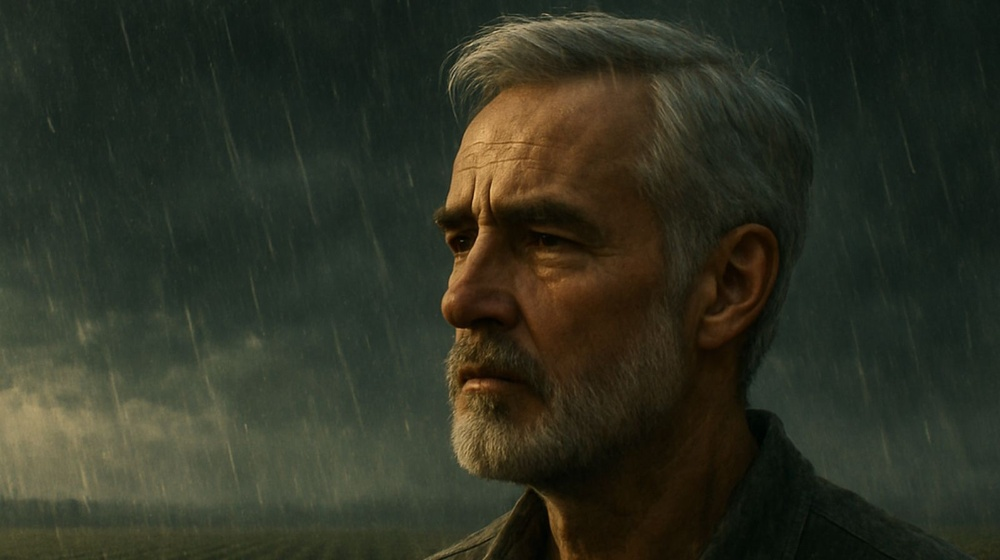
#> input picture Applied computer vision/Aula 3/sample.jpg, 1000 x 560 px, shrunk from 1600 x 896 before the run
$ python main.py
#> lines starting #> are read from the running program, lines starting #| are printed output that depends on the picture; after the words box and inside, x2 and y2 are one past the last pixel; in counts of white or black regions, pixels touching at a corner belong together; long printed decimals are rounded
### Applied computer vision/Aula 3/leitura_conversao.py
import cv2
'''
Importa a biblioteca OpenCV.

cv2 é o módulo principal para:

Leitura de imagens

Conversões de cor

Filtros

Detecção

Processamento

👉 Internamente, OpenCV trabalha com imagens como arrays NumPy.
'''
import matplotlib.pyplot as plt
'''
Importa o módulo de visualização do Matplotlib.

plt é um alias convencional.

Usamos para:

Mostrar imagem

Plotar histograma

Criar gráficos
'''


'''
Define uma função chamada load_image.

path: str é uma anotação de tipo (type hint).

Indica que path deve ser uma string.

Não obriga, mas ajuda em IDEs e organização.
'''
def load_image(path: str):
#> called with path = 'sample.jpg'
    image = cv2.imread(path)
#> image is the input picture: shape (560, 1000, 3); mean B, G, R 35.4, 49.6, 47.1
    '''
    cv2.imread() lê a imagem do disco.

    Retorna: Um array NumPy 3D → (altura, largura, canais) Ou None se falhar

    Formato retornado: (height, width, 3)

    Importante:
        OpenCV lê imagens no formato BGR, não RGB. Mas o OpenCV usa BGR por padrão.

        Isso é uma decisão histórica da biblioteca.
    '''


    if image is None:
        raise ValueError("Imagem não encontrada.")
    return image # Retorna a imagem carregada.Tipo retornado:numpy.ndarray

'''
Se a imagem não for carregada:

    cv2.imread() retorna None
    Lançamos uma exceção
    Isso evita erro silencioso

Engenharia boa prática:
    Falhar cedo e claramente.
'''

def convert_to_gray(image): # Recebe uma imagem colorida (3 canais).
    return cv2.cvtColor(image, cv2.COLOR_BGR2GRAY) #cv2.cvtColor() converte espaço de cor.

'''
COLOR_BGR2GRAY significa:

    Converter de BGR → Escala de Cinza

    O que acontece matematicamente?

Cada pixel:

    Gray = 0.299R + 0.587G + 0.114B

Resultado:

    Imagem 2D

Shape:

    (height, width)


Menos memória.
Mais rápido.
Muito usado em:

    Detecção de borda

    Segmentação

Feature extraction
'''

def show_image(image, title="Imagem"): # Recebe:image title opcional (default = "Imagem")
    plt.imshow(image, cmap='gray') # imshow() mostra a imagem. cmap='gray' indica que é escala de cinza. Se fosse RGB, precisaríamos converter BGR → RGB antes.
    plt.title(title) # Define o título do gráfico.
    plt.axis("off") # Remove eixos (fica mais limpo).
    plt.show() # Renderiza e exibe a imagem. Sem isso, nada aparece.


def plot_histogram(image, title="Histograma"): # Recebe imagem em escala de cinza.
    plt.hist(image.ravel(), bins=256, range=[0,256])
    '''
    image.ravel() - Transforma a matriz 2D em vetor 1D.

        Exemplo:

        Imagem:

        [[0, 10],
        [50, 200]]


        Vira:

        [0, 10, 50, 200]


        Por quê?
        Porque o histograma precisa de uma lista de valores.

            bins=256

        Divide em 256 intervalos.

        Porque imagens 8-bit vão de:

        0 a 255

            range=[0,256]

        Define intervalo de intensidade.
    '''
    plt.title("Histograma de Intensidade") # Título do gráfico.
    plt.xlabel("Intensidade") # Eixo X = valor do pixel
    plt.ylabel("Quantidade de Pixels") # Eixo Y = frequência
    plt.show() # Mostra o gráfico.


'''
Isso é MUITO importante.

Significa:

"Só execute o código abaixo se este arquivo for executado diretamente."

Se ele for importado como módulo, esse bloco não roda.

Isso é padrão profissional.
'''
# ==============================
# Ajuste de brilho e contraste
# ==============================

def adjust_brightness_contrast(image, alpha=1.0, beta=0):
    """
    alpha -> controla contraste
    beta  -> controla brilho

    Fórmula aplicada:
    nova_imagem = alpha * imagem + beta
    """
    return cv2.convertScaleAbs(image, alpha=alpha, beta=beta)


# ==============================
# Equalização de histograma
# ==============================

def equalize_image(image):
    """
    Melhora contraste global redistribuindo intensidades
    """
    return cv2.equalizeHist(image)


# ==============================
# Métricas simples
# ==============================

def calculate_metrics(image):
    brightness = image.mean()
    contrast = image.std()

    return brightness, contrast

# ==========================================
# THRESHOLDING
# ==========================================
'''
Essa é a etapa de decisão: o que é objeto e o que é fundo.

apply_threshold: É um corte seco. Se o pixel for mais brilhante que seu valor escolhido, ele vive (fica branco); se não, ele morre (fica preto).

apply_otsu: É a versão inteligente. O algoritmo de Otsu analisa o histograma da imagem e encontra o ponto exato onde a variância entre as cores do objeto e do fundo é maximizada. É excelente para quando a iluminação da imagem muda.
'''
def apply_threshold(image, threshold=127):
    # Converte imagem contínua em binária usando limiar fixo
    # Pixels acima do limiar viram 255 (branco), abaixo viram 0 (preto)
    _, binary = cv2.threshold(image, threshold, 255, cv2.THRESH_BINARY)
    return binary


def apply_otsu(image):
    # Otsu calcula automaticamente o melhor limiar
    # Maximiza a separação estatística entre duas classes
    _, binary = cv2.threshold(
        image,
        0,
        255,
        cv2.THRESH_BINARY + cv2.THRESH_OTSU
    )
    return binary


# ==========================================
# MORFOLOGIA
# ==========================================
'''
a função usa o fechamento (MORPH_CLOSE) com um kernel $5 \times 5$.O que faz: Ela primeiro dilata a imagem (expande o branco) e depois a erode (encolhe o branco).Resultado: Isso serve para fechar buracos dentro dos objetos e conectar partes que deveriam estar juntas, mas foram separadas por ruído na binarização.
'''
def apply_morphology(binary_image):
    # Kernel define o tamanho da vizinhança analisada
    kernel = cv2.getStructuringElement(cv2.MORPH_RECT, (5,5))

    # MORPH_CLOSE fecha pequenos buracos e conecta regiões próximas
    cleaned = cv2.morphologyEx(binary_image, cv2.MORPH_CLOSE, kernel)
    return cleaned


# ==========================================
# CONTORNOS E DETECÇÃO
# ==========================================
'''
transforma pixels em dados geométricos.RETR_EXTERNAL: Isso é importante! Indica que você só quer os contornos de fora. Se houver um objeto dentro de outro (como o furo de uma arruela), ele vai ignorar o furo e pegar apenas a borda externa.CHAIN_APPROX_SIMPLE: Economiza memória. Em vez de guardar todos os pontos de uma linha reta, ele guarda apenas os dois pontos das extremidades.boundingRect: Converte a curva complexa do contorno em um retângulo simples $(x, y, largura, altura)$. É o primeiro passo para algoritmos de rastreamento ou reconhecimento de padrões.
'''
def find_contours(binary_image):
    # Detecta bordas das regiões brancas na imagem binária
    contours, _ = cv2.findContours(
        binary_image,
        cv2.RETR_EXTERNAL,
        cv2.CHAIN_APPROX_SIMPLE
    )
    return contours


def draw_contours(image, contours):
    image_copy = image.copy() # Evita alterar imagem original

     # Desenha todos os contornos encontrados
    cv2.drawContours(image_copy, contours, -1, (0,255,0), 2)
    return image_copy


def draw_bounding_boxes(image, contours):
    image_copy = image.copy()

    for contour in contours:
        # boundingRect cria o menor retângulo que envolve o objeto
        x, y, w, h = cv2.boundingRect(contour)
        # Desenha retângulo ao redor do objeto detectado
        cv2.rectangle(image_copy, (x,y), (x+w, y+h), (0,255,0), 2)

    return image_copy


'''
Estrutura de Dados Real

Se você imprimir:

    print(type(img))
    print(img.shape)
    print(img.dtype)


        Você verá algo como:

        <class 'numpy.ndarray'>
        (720, 1280, 3)
        uint8


        Significado:

        720 linhas

        1280 colunas

        3 canais

        Cada pixel ocupa 8 bits (0–255)

Como explicar isso em sala (nível alto)

Você pode dizer:

        "Uma imagem nada mais é do que um tensor de ordem 3."

        Colorida:

        H × W × 3


        Cinza:

        H × W


        E visão computacional começa entendendo isso profundamente.
'''

### Applied computer vision/Aula 3/main.py
from leitura_conversao import (
    load_image,
    convert_to_gray,
    show_image,
    plot_histogram,
    adjust_brightness_contrast,
    equalize_image,
    calculate_metrics,
    apply_threshold,
    apply_otsu,
    apply_morphology,
    find_contours,
    draw_contours,
    draw_bounding_boxes
)


if __name__ == "__main__":

    # --------------------------
    # 1. Carregar imagem
    # --------------------------
    img = load_image("sample.jpg")

    print("Shape imagem colorida:", img.shape)
#| Shape imagem colorida: (560, 1000, 3)

    # --------------------------
    # 2. Converter para cinza
    # --------------------------
    gray = convert_to_gray(img)

    print("Shape imagem grayscale:", gray.shape)
#| Shape imagem grayscale: (560, 1000)

    show_image(gray, "Imagem Original (Gray)")
    plot_histogram(gray)

    brightness, contrast = calculate_metrics(gray)
#> in calculate_metrics, `brightness = image.mean()`: brightness = 47.2
#> in calculate_metrics, `contrast = image.std()`: contrast = 24.97
#> brightness = 47.2; contrast = 24.97

    print("\n--- MÉTRICAS ORIGINAIS ---")
    print("Brilho médio:", brightness)
#| Brilho médio: 47.1993
    print("Contraste (desvio padrão):", contrast)
#| Contraste (desvio padrão): 24.973

    # --------------------------
    # 3. Ajustar brilho e contraste
    # --------------------------
    adjusted = adjust_brightness_contrast(gray, alpha=1.3, beta=30)

    show_image(adjusted, "Brilho e Contraste Ajustados")
    plot_histogram(adjusted)
#> call 2 of plot_histogram, with title = 'Histograma'
#> in plot_histogram (call 2), `plt.show()`:
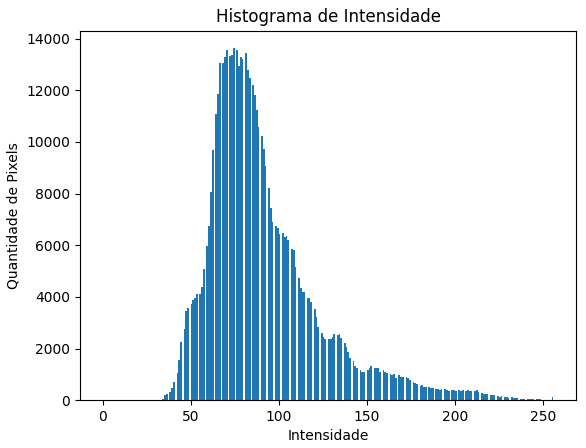
#> figure drawn by matplotlib, 1 panel; tallest bar 13629 high, from x = 74 to 75

    brightness_adj, contrast_adj = calculate_metrics(adjusted)
#> brightness_adj = 91.36; contrast_adj = 32.46

    print("\n--- MÉTRICAS APÓS AJUSTE ---")
    print("Brilho médio:", brightness_adj)
#| Brilho médio: 91.357
    print("Contraste (desvio padrão):", contrast_adj)
#| Contraste (desvio padrão): 32.458

    # --------------------------
    # 4. Equalizar histograma
    # --------------------------
    equalized = equalize_image(adjusted)
#> in equalize_image, `return cv2.equalizeHist(image)`:
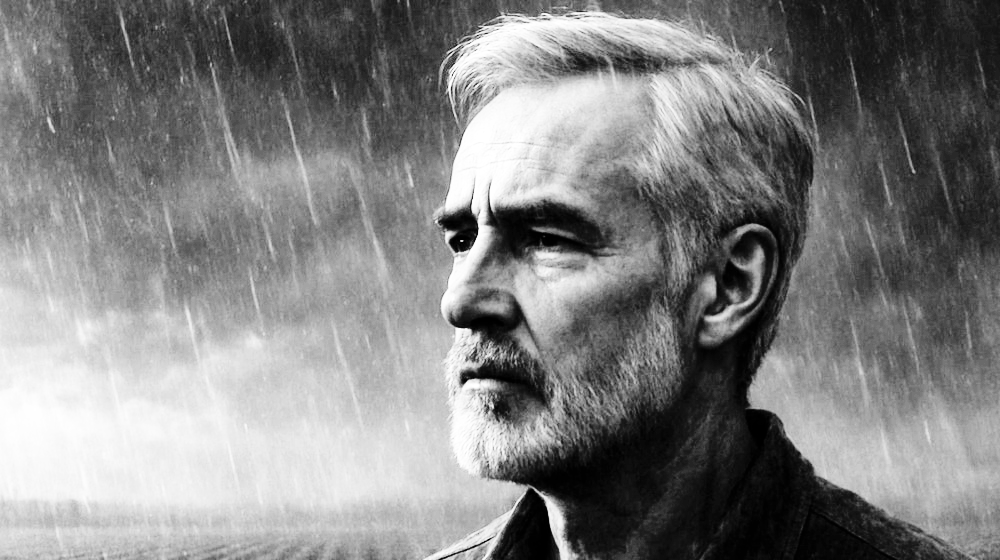
#> returned value: shape (560, 1000); min 0, max 255, mean 129.4

    show_image(equalized, "Imagem Equalizada")
    plot_histogram(equalized)
#> call 3 of plot_histogram, with title = 'Histograma'
#> in plot_histogram (call 3), `plt.show()`:
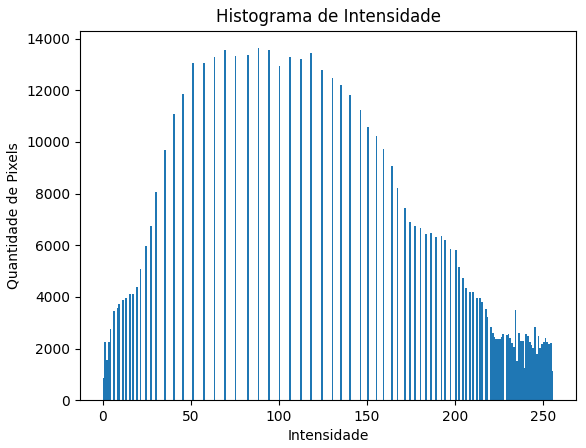
#> figure drawn by matplotlib, 1 panel; tallest bar 13629 high, from x = 88 to 89

    brightness_eq, contrast_eq = calculate_metrics(equalized)
#> brightness_eq = 129.4; contrast_eq = 73.09

    print("\n--- MÉTRICAS APÓS EQUALIZAÇÃO ---")
    print("Brilho médio:", brightness_eq)
#| Brilho médio: 129.438
    print("Contraste (desvio padrão):", contrast_eq)
#| Contraste (desvio padrão): 73.091

    # --------------------------
    # 5. Threshold manual
    # --------------------------
    binary_manual = apply_threshold(gray, threshold=120)
#> in apply_threshold, `_, binary = cv2.threshold(image, threshold, 255, cv2.THRESH_BINARY)`:
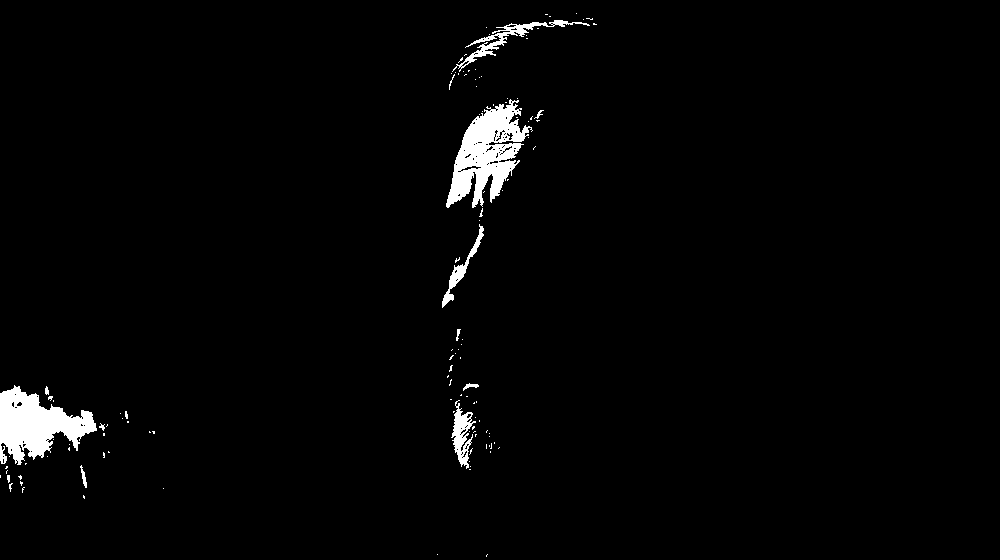
#> binary: shape (560, 1000); 2% white; 119 white regions (106 under 20 px), largest, box (x1, y1, x2, y2) and area: (446, 99, 533, 208) 4487, (0, 385, 97, 465) 4109, (452, 20, 590, 72) 931
    show_image(binary_manual, "Threshold Manual")
    plot_histogram(binary_manual, "Histograma - Threshold Manual")

    # --------------------------
    # 6. Threshold automático (Otsu)
    # --------------------------
    binary_otsu = apply_otsu(gray)
#> in apply_otsu, `_, binary = cv2.threshold( image, 0, 255, cv2.THRESH_BINARY + cv2.THRE..`: binary: shape (560, 1000); 20.8% white; 473 white regions (421 under 20 px), largest, box (x1, y1, x2, y2) and area: (0, 260, 519, 557) 83127, (434, 73, 639, 320) 16021, (448, 11, 722, 104) 6792
    show_image(binary_otsu, "Threshold Otsu")
    plot_histogram(binary_otsu, "Histograma - Otsu")

    # --------------------------
    # 7. Morfologia para limpeza
    # --------------------------
    cleaned = apply_morphology(binary_otsu)
#> in apply_morphology, `cleaned = cv2.morphologyEx(binary_image, cv2.MORPH_CLOSE, kernel)`:
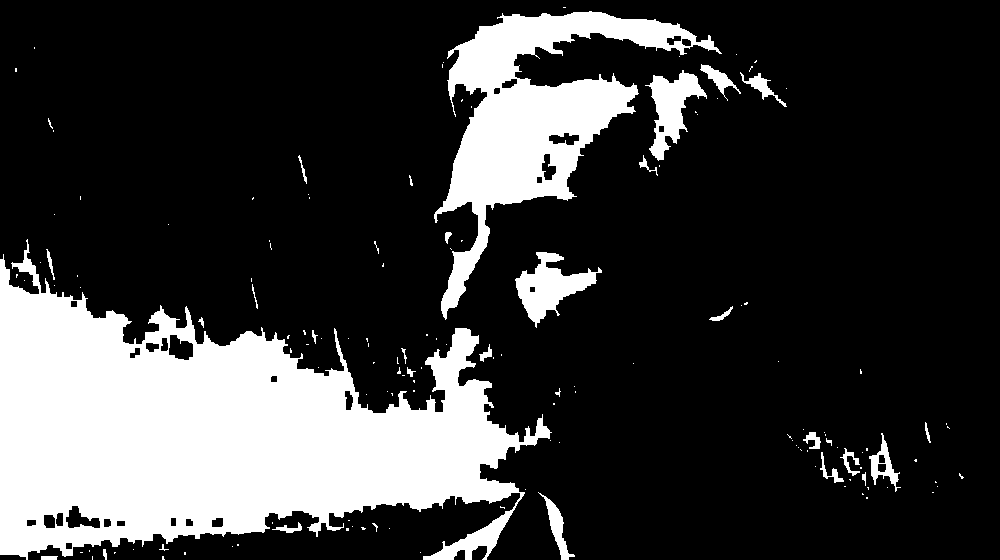
#> cleaned: shape (560, 1000); 22.6% white; 148 white regions (117 under 20 px)
    show_image(cleaned, "Após Morfologia")

    # --------------------------
    # 8. Encontrar contornos
    # --------------------------
    contours = find_contours(cleaned)
#> in find_contours, `contours, _ = cv2.findContours( binary_image, cv2.RETR_EXTERNAL, cv2.C..`: contours = 148 contours, 126 with area under 20; largest, box (x1, y1, x2, y2) and area: (0, 239, 552, 560) 91668, (434, 11, 722, 320) 25612, (515, 252, 602, 328) 2570, (645, 70, 707, 161) 2246, (869, 433, 901, 492) 592
    # Cada contorno representa um objeto detectado
    print("Quantidade de objetos detectados:", len(contours))
#| Quantidade de objetos detectados: 148

    # --------------------------
    # 9. Desenhar contornos
    # --------------------------
    img_contours = draw_contours(img, contours)
#> in draw_contours, `cv2.drawContours(image_copy, contours, -1, (0,255,0), 2)`:
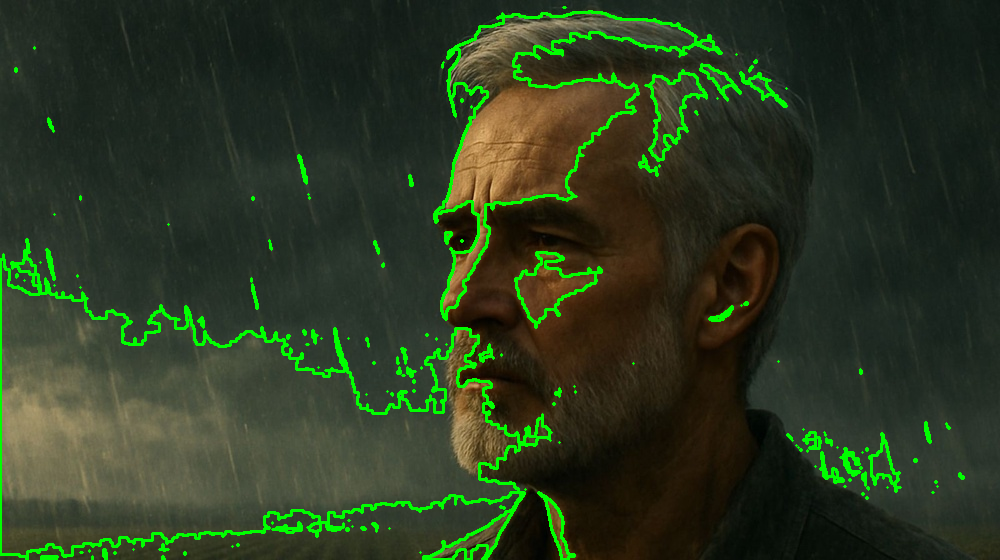
#> image_copy: shape (560, 1000, 3); 4.28% of pixels changed, all inside (x1, y1, x2, y2) = (0, 6, 965, 560)
    show_image(img_contours, "Contornos Detectados")
    # --------------------------
    # 10. Bounding Boxes
    # --------------------------
    img_boxes = draw_bounding_boxes(img, contours)
#> the loop in draw_bounding_boxes, `for contour in contours:` made 148 passes
#> (x, y, w, h) on passes 1, 3, 4, 9, 10, 11, 13, 14, 16, 17, 18, 19: (162, 556, 3, 4), (41, 556, 17, 4), (420, 552, 1, 1), (133, 549, 1, 1), (103, 549, 4, 11), (232, 546, 1, 1), (159, 544, 10, 7), (389, 528, 1, 1), (361, 527, 5, 3), (352, 526, 1, 1), (372, 523, 6, 9), (272, 522, 30, 11)
#> (contour, x, y, w, h) on passes 2, 5, 6, 7, 8, 12: ([[92, 556], [92, 559]], 92, 556, 1, 4), ([[184, 552], [184, 554], [185, 554], [185, 552]], 184, 552, 2, 3), ([[114, 552], [114, 553], [115, 552]], 114, 552, 2, 2), ([[80, 552], [82, 552]], 80, 552, 3, 1), ([[89, 550], [89, 551]], 89, 550, 1, 2), ([[237, 544], [237, 545], [238, 545], [238, 544]], 237, 544, 2, 2)
#> after the loop in draw_bounding_boxes, `for contour in contours:`:
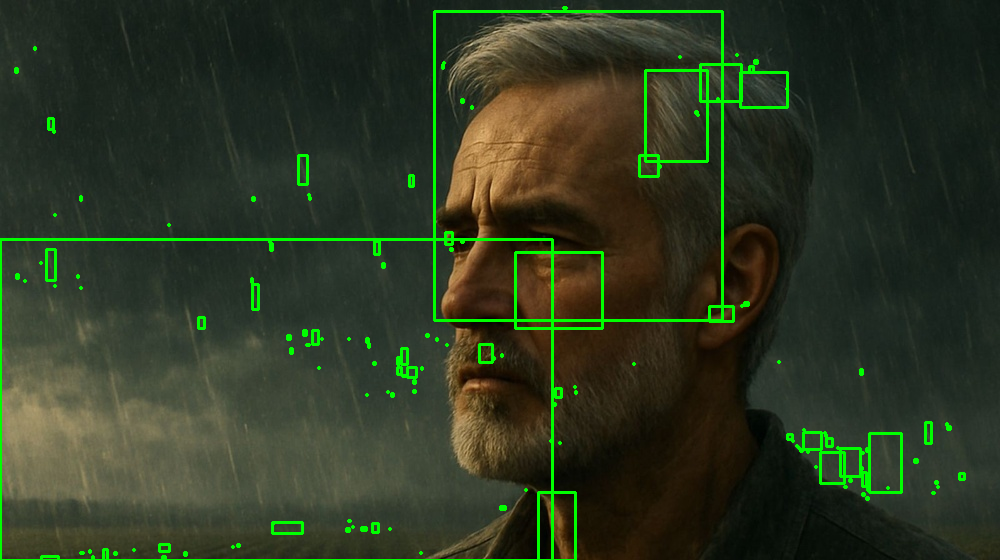
#> image_copy: shape (560, 1000, 3); 3.06% of pixels changed, all inside (x1, y1, x2, y2) = (0, 6, 966, 560)
    show_image(img_boxes, "Bounding Boxes")
'''
O que esse código mostra claramente:

Estrutura modular
Separação de responsabilidades
Transformações lineares
Impacto no histograma
Métricas quantitativas
Evolução incremental

Por que aparecem “lacunas” no histograma depois do ajuste?
Estamos fazendo uma transformação linear discreta sobre valores inteiros.

Imagens 8-bit têm apenas:

256 níveis possíveis (0–255)

São valores inteiros.

O que acontece na prática?

Suponha valores originais:
100, 101, 102, 103

Se você aplicar:
alpha = 1.5
beta = 0

Cálculo:
100 → 150
101 → 151.5 → 152
102 → 153
103 → 154.5 → 155

Perceba algo importante:
Alguns valores “pulam”
Nem todos os números entre 150 e 155 aparecem
Isso gera buracos no histograma.

O histograma mostra que imagem digital é um sistema discreto.
Quando esticamos os valores, criamos espaços vazios porque não existem infinitos níveis
'''
